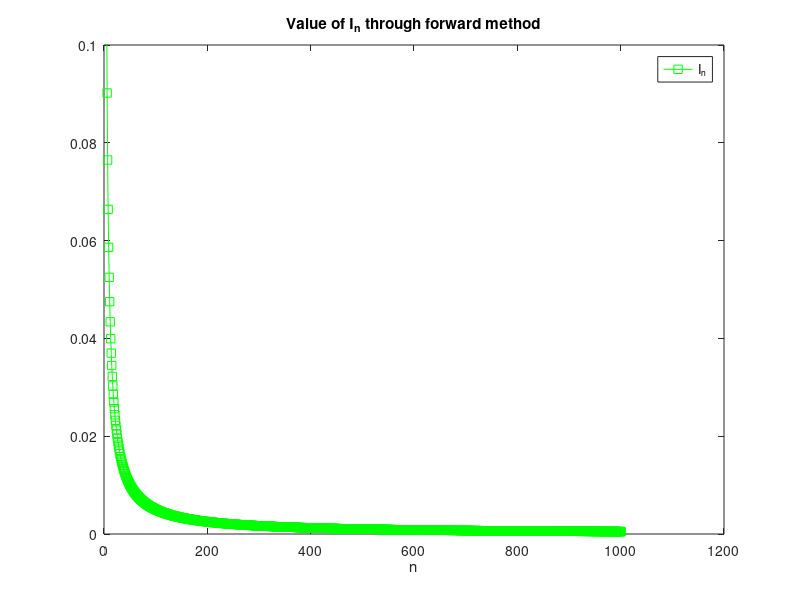

Write MATLAB code to recreate this figure. (Note: this script raises an error after producing the figure.)
N = 1000;
a = 1;

I = zeros(N,1);
I(1) = log((1+a)/a);


for i = 1:N
  I(i+1) = 1/i -a*I(i);
end

figure();
plot(I, "-sg"); hold on
title('Value of I_n through forward method');
ylim([0 0.1])
xlabel("n");
legend('I_n');
tight();


